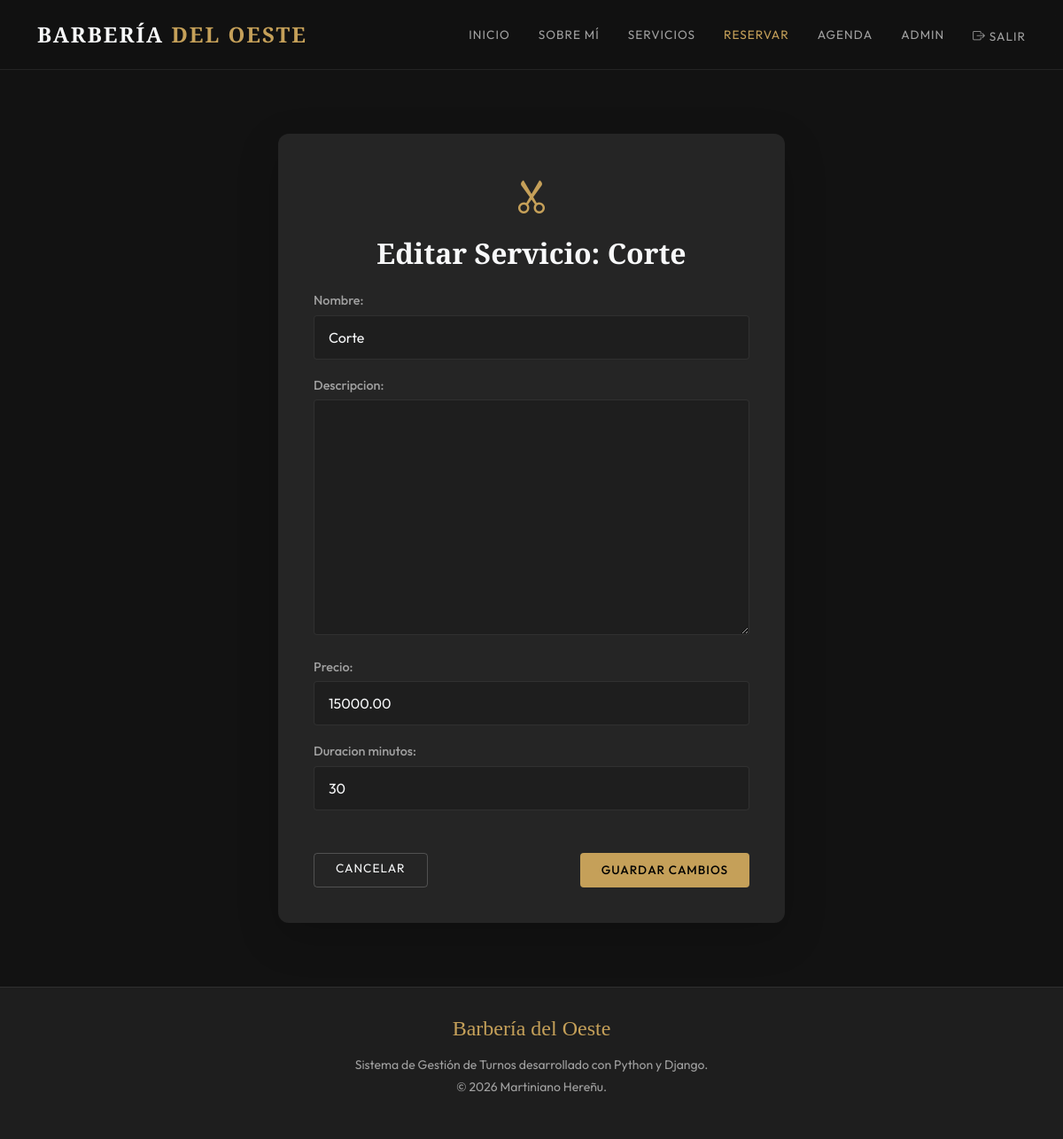
The page /servicios/4/editar/ (signed in) on the database its author committed.
### myapp/models.py (models this page shows, shortened)
class Servicio(models.Model):
    nombre = models.CharField(max_length=100)
    descripcion = models.TextField(blank=True, null=True)
    precio = models.DecimalField(max_digits=8, decimal_places=2)
    duracion_minutos = models.IntegerField()

### myapp/views.py (the view)
# urls.py: path("servicios/<int:pk>/editar/", ServicioUpdateView.as_view(), name="editar_servicio"),
class ServicioUpdateView(UserPassesTestMixin, UpdateView):
    model = Servicio
    fields = "__all__"
    template_name = "myapp/servicio_form.html"
    success_url = reverse_lazy("lista_servicios")
    def test_func(self):
        return self.request.user.is_staff

### myapp/templates/myapp/servicio_form.html (shortened to what this page needs)
{% extends "myapp/base.html" %}
{% block contenido %}
<div class="row justify-content-center min-vh-75 align-items-center my-4">
    <div class="col-md-8 col-lg-6">
        <div class="card p-4 shadow-lg border-0">
            <div class="card-body">
                <div class="text-center mb-4">
                    <i class="bi bi-scissors fs-1 text-gold mb-3 d-block"></i>
                    <h2 class="card-title fw-bold font-playfair">
                        {% if object %}Editar Servicio: {{ object.nombre }}{% else %}Añadir Nuevo Servicio{% endif %}
                    </h2>
                </div>
                <form method="post">
                    {{ form.as_p }}
                    <div class="d-flex gap-3 justify-content-between mt-5">
                        <a href="{% url 'lista_servicios' %}" class="btn btn-outline-light px-4">Cancelar</a>
                        <button type="submit" class="btn btn-gold px-4">
                            {% if object %}Guardar Cambios{% else %}Crear Servicio{% endif %}
                        </button>
                    </div>
                </form>
            </div>
        </div>
    </div>
</div>
{% endblock %}

### myapp/templates/myapp/base.html (style rules this page uses)
:root { --bg-primary: #121212; --bg-secondary: #1e1e1e; --bg-card: #252525; --text-main: #f8f9fa; --text-muted: #a0a0a0; --accent-gold: #c5a059; --accent-gold-hover: #e8c678; --accent-red: #d32f2f; --accent-green: #388e3c; --border-subtle: rgba(255, 255, 255, 0.08); }
body { font-family: 'Outfit', sans-serif; background-color: var(--bg-primary); color: var(--text-main); display: flex; flex-direction: column; min-height: 100vh; }
h1, h2, h3, h4, h5, h6, .navbar-brand { font-family: 'Playfair Display', serif; }
.card { background-color: var(--bg-card); border: 1px solid var(--border-subtle); border-radius: 12px; box-shadow: 0 10px 30px rgba(0, 0, 0, 0.2); color: var(--text-main); }
.btn-gold { background-color: var(--accent-gold); color: #000; font-weight: 500; border: none; border-radius: 4px; padding: 0.6rem 1.5rem; transition: all 0.3s ease; text-transform: uppercase; letter-spacing: 1px; font-size: 0.85rem; }
.btn-outline-light { border-color: rgba(255,255,255,0.2); color: var(--text-main); border-radius: 4px; text-transform: uppercase; letter-spacing: 1px; font-size: 0.85rem; transition: all 0.3s ease; }
.text-gold { color: var(--accent-gold) !important; }

### myapp/templates/myapp/servicio_form.html (style rules this page uses)
.min-vh-75 { min-height: 75vh; }
form p { text-align: left; margin-bottom: 1.2rem; }
form label { font-weight: 500; font-size: 0.9rem; color: var(--text-muted); margin-bottom: 0.3rem; display: block; }
form input, form textarea, form select { width: 100%; padding: 0.75rem 1rem; border-radius: 4px; border: 1px solid var(--border-subtle); background-color: var(--bg-secondary); color: var(--text-main); }

### rows shown on the page
Servicio: nombre "Corte", precio "15000.00", duracion_minutos "30"
